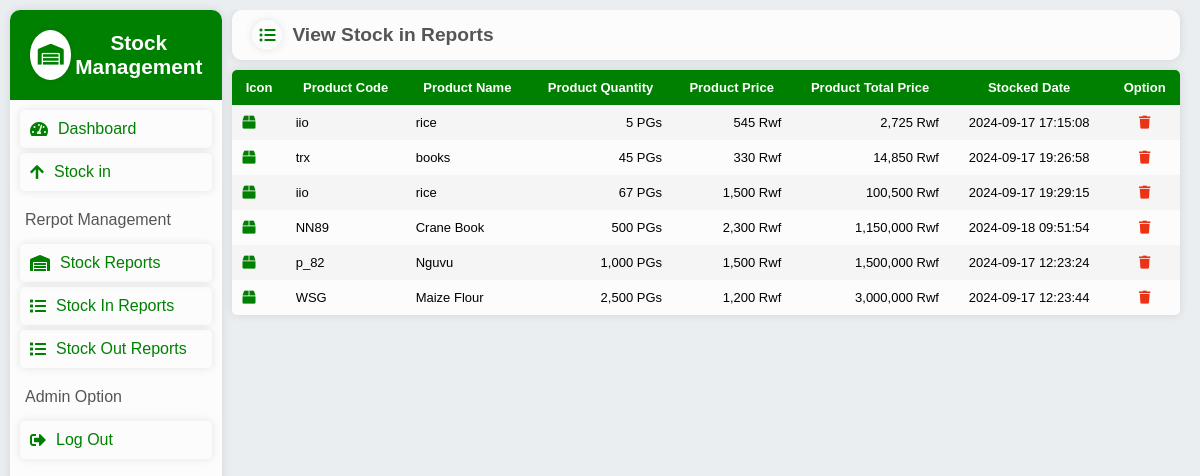
The page /view_stock_in.php (signed in) on the database its author committed.
### tables this page shows
CREATE TABLE IF NOT EXISTS `stock_in` (
  `p_code` varchar(11) NOT NULL,
  `p_name` varchar(255) NOT NULL,
  `p_quantity` int NOT NULL,
  `p_price` int NOT NULL,
  `p_total_price` int NOT NULL,
  `create_at` datetime NOT NULL,
  KEY `p_code` (`p_code`)
);

### view_stock_in.php (the view, shortened to what this page needs)
<?php
    include("./includes/configs/config.php");
    include("./includes/pages/site/header.php");
?>
    <div class="tables">
        <div class="table-header">
        <h1> <i class="fas fa-list-ul icon-table"></i> View Stock in Reports</h1>
        </div>
        <div class="table">
        <table>
        <tr>
            <th>Icon</th>
            <th>Product Code</th>
            <th>Product Name</th>
            <th>Product Quantity</th>
            <th>Product Price</th>
            <th>Product Total Price</th>
            <th>Stocked Date</th>
            <th>Option</th>
        </tr>
        <?php
            $stock_view=mysqli_query($con,"SELECT * FROM stock_in  WHERE p_price ORDER BY p_total_price ASC");
            while($rowStock=mysqli_fetch_assoc($stock_view)){
        ?>
        <tr>
                <td><i class="fas fab fa-box icon-td"></i> </td>
                <td><?php echo $rowStock['p_code'] ?></td>
                <td><?php echo $rowStock['p_name'] ?></td>
                <td style="text-align: right"><?php echo number_format($rowStock['p_quantity']) ?> PGs</td>
                <td style="text-align: right"><?php echo number_format($rowStock['p_price']) ?> Rwf</td>
                <td style="text-align: right"><?php echo number_format($rowStock['p_total_price']) ?> Rwf</td>
                <td style="text-align: center"><?php echo $rowStock['create_at'] ?></td>
                <td style="text-align: center"> <a href="delete.php?delete_p=<?php echo $rowStock['p_code'] ?>" class="delete"> <i class="fas fa-trash"></i> </a></td>
        </tr>
        <?php
            }
        ?>
    </table>
        </div>
    </div>
<?php
    include("./includes/pages/site/footer.php");
?>

### assest/css/ccc.css (style rules this page uses)
* { padding: 0; margin: 0; box-sizing: border-box; font-family: sans-serif; list-style-type: none; text-decoration: none; border: none; outline: none; }
:root { --bg-color: #ebeef1; --second-bg-color: #ffffffda; --box-shadow: 0 0 10px rgba(0,0,0,0.1); --text-color: #555; --light-color: #fff; --bg-all-color: green; --delete-color: #ea3415; }

### rows shown on the page
stock_in: p_code "iio", p_name "rice", p_quantity "5", p_price "545", p_total_price "2,725", create_at "2024-09-17 17:15:08"
stock_in: p_code "trx", p_name "books", p_quantity "45", p_price "330", p_total_price "14,850", create_at "2024-09-17 19:26:58"
stock_in: p_code "iio", p_name "rice", p_quantity "67", p_price "1,500", p_total_price "100,500", create_at "2024-09-17 19:29:15"
stock_in: p_code "NN89", p_name "Crane Book", p_quantity "500", p_price "2,300", p_total_price "1,150,000", create_at "2024-09-18 09:51:54"
stock_in: p_code "p_82", p_name "Nguvu", p_quantity "1,000", p_price "1,500", p_total_price "1,500,000", create_at "2024-09-17 12:23:24"
stock_in: p_code "WSG", p_name "Maize Flour", p_quantity "2,500", p_price "1,200", p_total_price "3,000,000", create_at "2024-09-17 12:23:44"
